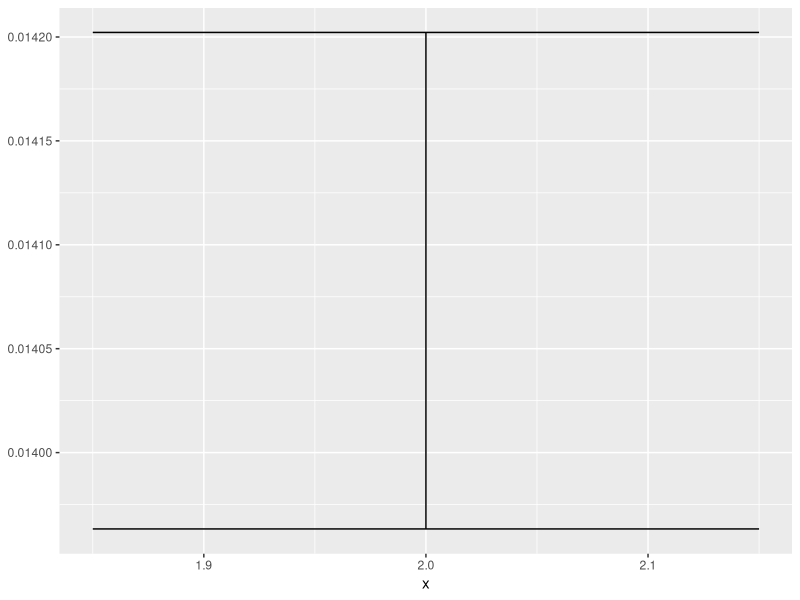

The R script that drew this image:

library(data.table)
library(car)
library(magrittr)
library(multcomp)
library(ggplot2)
library(readxl)

#------------------------------------------------

#Original data---- 

M.data <- read_excel("./data/clean/for analysis_V1.xlsx",
                     sheet=1) %>% setDT %>% 
  .[TypeName %like% "混", TypeName.n := "mixed"] %>% 
  .[TypeName %like% "竹林", TypeName.n := "Bamboo"] %>% 
  .[TypeName %like% "闊葉", TypeName.n := "broad-leaved"] %>% 
  .[TypeName %like% "針葉", TypeName.n := "coniferous"] %>% 
  .[, TypeName.1 := ifelse(Distance>20, "Not forest", TypeName.n)]

M.data$Year %<>% as.numeric
M.data$Survey %<>% as.numeric
M.data$Point %<>% as.numeric
M.data$Macaca_sur %<>% as.numeric
M.data$Month %<>% as.numeric
M.data$Day %<>% as.numeric
M.data$Distance %<>% as.numeric
M.data$julian.D %<>% as.numeric
M.data$Region %<>% as.factor
M.data$TypeName.1 %<>% as.factor
M.data$Site_N %<>% as.factor


#---------------------------------------------------------------------

M.data <- M.data %>% 
  .[is.na(Macaca_sur), Macaca_sur := 0] %>% 
  .[, Year := as.numeric(Year)] %>% 
  .[, Year.re := Year - min(Year) + 1]



#==============================================
df <- 
  M.data %>% 
  #.[Year < 2019,] %>%
  .[!(TypeName.1 %in% "Not forest"), ] 

#Estimate==============================================
#bootstrap-------------------------
bb<- df %>% setDT %>% 
  .[, A := ifelse(Macaca_dist %in% "A", Macaca_sur,0)] %>% 
  .[, AB := ifelse(Macaca_dist %in% c("A","B"), Macaca_sur,0)] 


replicate(5000, mean(sample(bb$AB, replace = TRUE))) %>%
  quantile(.,probs = c(0.025, 0.975)) 

replicate(5000, mean(sample(bb$AB, replace = TRUE))) %>% mean

21536.41/(0.1*0.1*pi)



tmp <- replicate(2, mean(sample(bb$AB, replace = TRUE))) 

Down <- quantile(tmp,probs = c(0.025)) %>% as.numeric()

Up <- quantile(tmp,probs = c(0.975)) %>% as.numeric()

ggplot()+geom_errorbar(aes(x=2, ymin = Down, ymax=Up), width=0.3)
